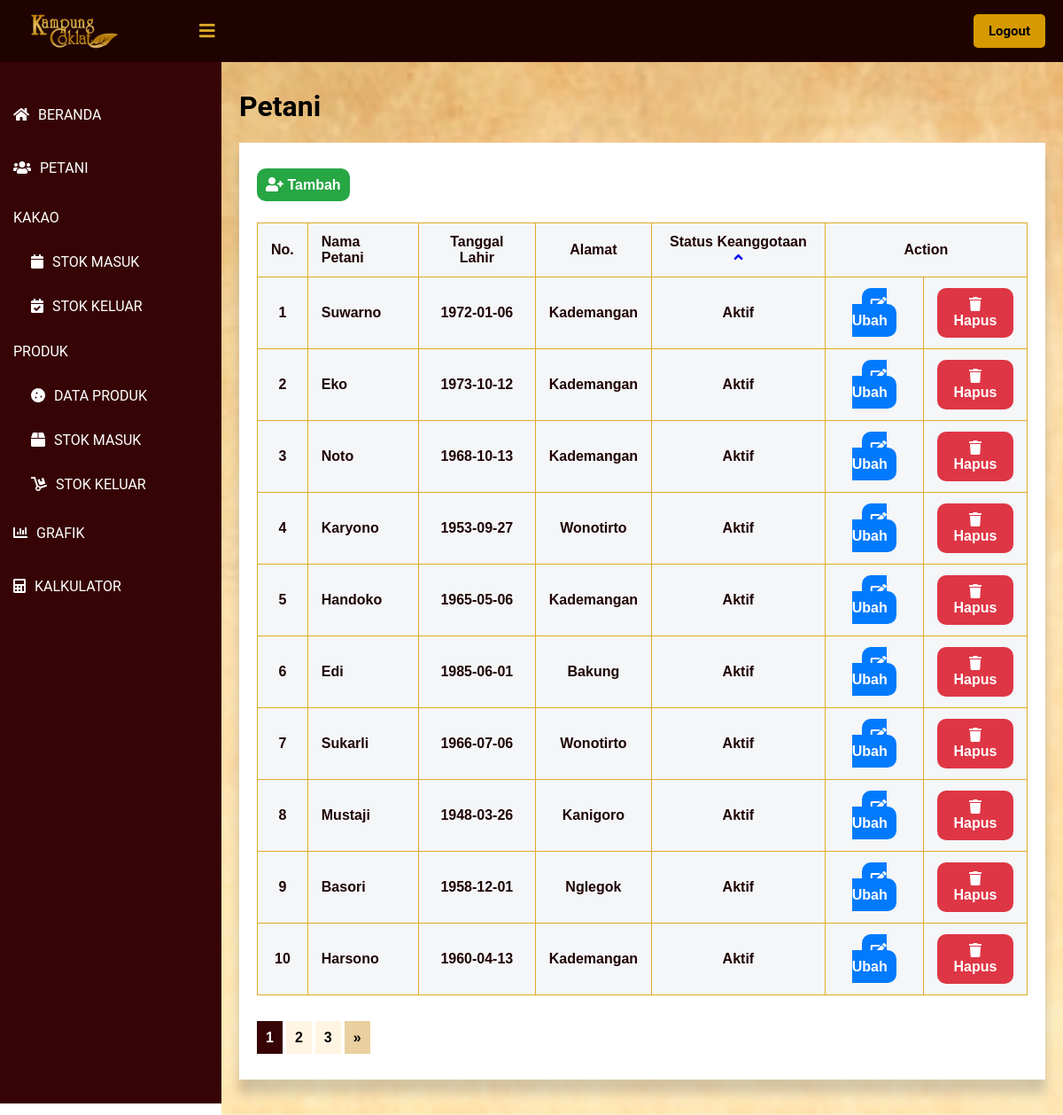
The page /public/lihat_petani/1 (signed in) on the database its author committed.
### tables this page shows
CREATE TABLE `petani` (
  `id_petani` int(11) NOT NULL,
  `nama_petani` varchar(60) NOT NULL,
  `tanggal_lahir` date NOT NULL,
  `alamat_kec` int(11) NOT NULL,
  `status_anggota` int(11) NOT NULL
);

CREATE TABLE `kategori` (
  `id` int(11) NOT NULL,
  `nama_kategori` varchar(60) NOT NULL,
  `grup` varchar(60) NOT NULL
);

### app/core/Controller.php (called while the page is built, shortened)
<?php
class Controller {
    public function view($view, $data = [])
    {
        require_once   '../app/views/'.$view.'.php';
    }
    public function model($model)
    {
        return new $model;
    }
}
?>

### app/controllers/Lihat_petani.php (called while the page is built, shortened)
<?php
class Lihat_petani extends Controller {
    public function index($page, $column = null, $orderBy = null)
    {
        $id_user = $_SESSION['id'];
        $user = $this->model('User_model')->getUserById($id_user);
        $data= $user;
        $data['petani'] = $this->model('Petani_model')->getList($page, $column, $orderBy);
        $this->view('lihat_petani/index', $data);
    }
}
?>

### app/core/App.php (called while the page is built, shortened)
<?php
class App {
    protected $method = 'index';
    protected $params = [];
    public function __construct()
    {
        $url = $this->parseURL();
        if ( file_exists('../app/controllers/' . $url[0] . '.php') ) {
            unset($url[0]);
        }
        $this->controller = new $this->controller;
        if ( !empty($url) ) {
            $this->params = array_values($url);
        }
        call_user_func_array([$this->controller, $this->method], $this->params);
    }
    public function parseURL()
    {
        if ( isset($_GET['url']) ) {
            $url = rtrim($_GET['url'], '/');
            $url = filter_var($url, FILTER_SANITIZE_URL);
            $url = explode("/", $url);
            return $url;
        }
    }
}

### public/index.php (called while the page is built, shortened)
<?php
$app = new App;

### app/core/Database.php (called while the page is built, shortened)
<?php
class Database {
    private $host = DB_HOST;
    private $db_name = DB_NAME;
    private $dbh;
    private $stmt;
    public function __construct()
    {
        $dsn = 'mysql:host=' . $this->host . ';dbname=' . $this->db_name;
        try {
            $this->dbh = new PDO($dsn, 'root', '');
        } catch(PDOException $e) {
            die($e->getMessage());
        }
    }
    public function query($query)
    {
        $this->stmt = $this->dbh->prepare($query);
    }
    public function bind($param, $value, $type=null)
    {
        if ( is_null($type) ) {
            switch( true ) {
                default :
                    $type = PDO::PARAM_STR;
            }
        }
        $this->stmt->bindValue($param, $value, $type);
    }
    public function execute()
    {
        $this->stmt->execute();
    }
    public function resultSet()
    {
        $this->execute();
        return $this->stmt->fetchAll(PDO::FETCH_ASSOC);
    }
    public function single()
    {
        $this->execute();
        return $this->stmt->fetch(PDO::FETCH_ASSOC);
    }
}

### app/models/User_model.php (called while the page is built, shortened)
<?php
class User_model {
    private $table = 'user';
    private $db;
    public function __construct()
    {
        $this->db = new Database;
    }
    public function getUserById($id)
    {
        $this->db->query('SELECT user.*, hak_akses.nama_kategori AS hak_akses FROM ' . $this->table . ' JOIN kategori AS hak_akses ON hak_akses.id = user.id_hak_akses WHERE id_user=:id');
        $this->db->bind('id', $id);
        return $this->db->single();
    }
}

### app/models/Petani_model.php (called while the page is built, shortened)
<?php
class Petani_model {
    private $table = 'petani';
    private $db;
    public function __construct()
    {
        $this->db = new Database;
    }
    public function getList($page = null, $column = null, $orderBy = null)
    {
        $data = [];
        $jumlahDataSetiapPage = 10;
        $query = "SELECT petani.*, alamat.nama_kategori AS alamat, status_anggota.nama_kategori AS status_anggota FROM `" . $this->table . "`  JOIN kategori AS alamat ON alamat.id = petani.alamat_kec JOIN kategori AS status_anggota ON status_anggota.id = petani.status_anggota";
        $this -> db -> query($query);
        $daftarData = $this -> db -> resultSet();
        $jumlahData = count($daftarData);
        $jumlahPage = ceil($jumlahData / $jumlahDataSetiapPage);
        $halamanSaatIni = ( isset($page) ) ? $page : 1;
        $dataPertama = ($jumlahDataSetiapPage * $halamanSaatIni) - $jumlahDataSetiapPage;
        if ($page != null) {
            $query = "SELECT petani.*, alamat.nama_kategori AS alamat, status_anggota.nama_kategori AS status_anggota FROM `" . $this->table . "`  JOIN kategori AS alamat ON alamat.id = petani.alamat_kec JOIN kategori AS status_anggota ON status_anggota.id = petani.status_anggota";
            $query .= " LIMIT $dataPertama, $jumlahDataSetiapPage";
            $this -> db -> query($query);
            $daftarData = $this -> db -> resultSet();
        }
        $data['list_data'] = $daftarData;
        $data['halaman_saat_ini'] = $halamanSaatIni;
        $data['jumlah_halaman'] = $jumlahPage;
        return $data;
    }
}

### app/views/lihat_petani/index.php (the view, shortened to what this page needs)
<!DOCTYPE html>
<html lang=”en”>
<head>
	<link href="<?= BASEURL ?>/css/melihat_petani.css" rel="stylesheet" type="text/css">
    <link rel="stylesheet" href="https://cdnjs.cloudflare.com/ajax/libs/font-awesome/5.12.1/css/all.min.css">
</head>
<body>
    <header>
        <label for="check">
            <i class="fas fa-bars" id="sidebar_btn"></i>
        </label>
        <div class="left_area">
            <img src="http://localhost/KampungCoklat/public/img/Logo-Daun.png">
        </div>
        <div class="right_area">
            <a href="<?= BASEURL ?>/logout" style="color: #000; margin-left: 10px;" class="logout_btn">Logout</a>
        </div>
    </header>
    <div class="sidebar">
        <a class="menu" href="<?= BASEURL ?>/beranda"><i class="fas fa-home"></i><span>BERANDA</span></a>
        <?php if ($data['hak_akses'] != 'admin_prod') { ?>
            <a class="menu" href="<?= BASEURL ?>/lihat_petani/1"><i class="fas fa-users"></i><span>PETANI</span></a>
        <?php } ?>
        <p class="menu2">KAKAO</p>
        <a class="sub_menu" href="<?= BASEURL ?>/lihat_stok/1"><i class="fas fa-calendar"></i><span>STOK MASUK</span></a>
        <a class="sub_menu" href="<?= BASEURL ?>/lihat_SKK/1"><i class="fas fa-calendar-check"></i><span>STOK KELUAR</span></a>
        <p class="menu2">PRODUK</p>
        <a class="sub_menu" href="<?= BASEURL ?>/lihat_produk/1"><i class="fas fa-cookie"></i><span>DATA PRODUK</span></a>
        <a class="sub_menu" href="<?= BASEURL ?>/lihat_SMP/1"><i class="fas fa-box"></i><span>STOK MASUK</span></a>
        <a class="sub_menu" href="<?= BASEURL ?>/lihat_SKP/1"><i class="fas fa-dolly"></i><span>STOK KELUAR</span></a>
        <a class="menu" href="<?= BASEURL ?>/grafik/2021"><i class="fas fa-chart-bar"></i><span>GRAFIK</span></a>
        <a class="menu" href="<?= BASEURL ?>/kalkulator"><i class="fas fa-calculator"></i><span>KALKULATOR</span></a>
    </div>
    <div class="content">
        <div class="card">
            <h1>Petani</h1>
        </div>
        <div class="card_table">
            <div>
                <div class="card_table1">
                    <br><br>
                    <?php if ($data['hak_akses'] == 'admin_bahan') { ?>
                        <a href="<?= BASEURL ?>/tambah_petani" class="tambah"><i class="fas fa-user-plus"></i><span> Tambah</span></a>
                    <?php } ?>
                </div>
                <?php
                $explodeUrl = explode('/', $_GET['url']);
                $urlContinue = !is_numeric(end($explodeUrl)) ? '/' . implode('/', array_slice($explodeUrl, -2, 2, true)) : '';
                $isDesc = !is_numeric(end($explodeUrl)) && end($explodeUrl) == 'desc' ? 1 : 0;
                ?>
                </div>
                <div class="card_table2">
                    <table class="tabelMahasiswa" width="60%">
                        <tr>
                            <th style="text-align: center;">No.</th>
                            <th>Nama Petani</th>
                            <th style="text-align: center;">Tanggal Lahir</th>
                            <th style="text-align: center;">Alamat</th>
                            <th style="text-align: center;">Status Keanggotaan <a href="<?= BASEURL ?>/lihat_petani/<?= $data['petani']['halaman_saat_ini']; ?>/status/<?= $isDesc ? 'asc' : 'desc' ?>"><i class="fas fa-angle-<?= $isDesc ? 'down' : 'up' ?>"></i></a></th>
                            <?php if ($data['hak_akses'] == 'admin_bahan') { ?>
                                <th colspan="2" style="text-align: center;">Action</th>
                            <?php } ?>
                        </tr>
                        <?php foreach ($data['petani']['list_data'] as $key => $value) { ?>
                        <tr>
                            <th style="text-align: center;"><?= ($key + 1) ?></th>
                            <th><?= $value['nama_petani'] ?></th>
                            <th style="text-align: center;"><?= $value['tanggal_lahir'] ?></th>
                            <th style="text-align: center;"><?= $value['alamat'] ?></th>
                            <th style="text-align: center;"><?= $value['status_anggota'] ?></th>
                            <?php if ($data['hak_akses'] == 'admin_bahan') { ?>
                                <th style = "text-align: center;">
                                    <a class = 'edit' href = '<?= BASEURL;?>/ubah_petani/<?= $value['id_petani']?>'><i class="fas fa-edit"></i> Ubah</a>
                                </th>
                                <th style = "text-align: center;">
                                    <form method="get" action="<?= BASEURL;?>/hapus_petani/hapus/<?= $value['id_petani']?>">
                                        <button style = "font-size: 16px; border: none;" type="submit" class="hapus" onclick="return confirm('Apakah anda yakin ingin menghapus data tersebut?');"><i class="fas fa-trash"></i> Hapus</button>
                                    </form>
                                </th>
                            <?php } ?>
                        </tr>
                        <?php } ?>
                    </table>
                    <br>
                    <br>
                    <?php for($p = 1; $p <= $data['petani']['jumlah_halaman']; $p++): ?>
                        <?php if($p == $data['petani']['halaman_saat_ini']): ?>
                            <a href= "<?= BASEURL ?>/lihat_petani/<?= $p . $urlContinue; ?>" class = 'page_aktif'><?= $p; ?></a>
                        <?php else: ?>
                            <a href= "<?= BASEURL ?>/lihat_petani/<?= $p . $urlContinue; ?>"  class = 'page'><?= $p; ?></a>
                        <?php endif; ?>
                    <?php endfor; ?>
                    <?php if($data['petani']['halaman_saat_ini'] < $data['petani']['jumlah_halaman']): ?>
                        <a href = "<?= BASEURL ?>/lihat_petani/<?= ($data['petani']['halaman_saat_ini'] + 1) . $urlContinue; ?>"  class = 'pageLebih'>&raquo;</a>
                    <?php endif; ?>
                    <br>
                    <br>
                    <br>
                </div>
            </div>
        </div>
</body>
</html>

### public/css/melihat_petani.css (style rules this page uses)
body { margin: 0; padding: 0; font-family: "Roboto", sans-serif; }
header { z-index: 1; position: fixed; background: #1f0303; padding: 20px; width: calc(100% - 0%); top: 0; height: 30px; }
.left_area img { width: 120px; margin-top: -15px; }
.logout_btn { padding-left: 17px; padding-right: 17px; padding-bottom: 10px; padding-top: 10px; background: #d69a00; text-decoration: none; float: right; margin-top: -60px; margin-right: 40px; border-radius: 5px; font-size: 15px; font-weight: 600; color: #360405; transition: 0.5s; transition-property: background; }
.sidebar { z-index: 1; top: 0; background: #360405; margin-top: 70px; padding-top: 30px; position: fixed; left: 0; width: 250px; height: calc(100% - 9%); transition: 0.5s; transition-property: left; overflow-y: auto; }
.menu { color: #fff; display: block; width: 100%; line-height: 60px; text-decoration: none; padding-left: 15px; box-sizing: border-box; transition: 0.5s; transition-property: background; }
.menu2 { color: #fff; display: block; width: 100%; text-decoration: none; padding-left: 15px; box-sizing: border-box; transition: 0.5s; transition-property: background; }
.sub_menu { color: #fff; display: block; width: 100%; line-height: 50px; text-decoration: none; padding-left: 35px; box-sizing: border-box; transition: 0.5s; transition-property: background; }
.sidebar i { padding-right: 10px; }
label #sidebar_btn { z-index: 1; color: #e0ac26; position: fixed; cursor: pointer; left: 225px; font-size: 20px; margin: 5px 0; transition: 0.5s; transition-property: color; }
.content { background: url('http://localhost/KampungCoklat/public/img/bg.jpg'); background-position: center; background-size: cover; height: auto; transition: 0.5s; width: (100% - 250px); margin-top: 60px; padding: 20px; margin-left: 250px; }
.content .card_table { box-shadow: 0 19px 38px rgba(255, 255, 255, 0.3), 0 15px 12px rgba(0,0,0,0.22); background-color: #fff; }
.tabelMahasiswa { margin-top: 10px; font-family: Arial; border-collapse: collapse; width: 100%; }
.content .card_table1 { margin: 20px; height: 50px; }
.content .card_table2 { margin-top: 40px; margin-left: 20px; margin-bottom: 20px; margin-right: 20px; }
.tambah { cursor: crosshair; text-decoration: none; background-color: #27a644; padding: 10px 10px; text-align: center; border-radius: 10px; font-family: Arial; font-weight: bold; color: white; }
.edit { text-decoration: none; background-color: #017afe; padding: 10px 10px; text-align: center; border-radius: 10px; font-family: Arial; font-weight: bold; color: white; cursor: pointer; }
.pageLebih { text-decoration: none; background-color: #e9d09e; padding: 10px 10px; text-align: center; font-family: Arial; font-weight: bold; color: black; }
.page { text-decoration: none; background-color: #fff5e2; padding: 10px 10px; text-align: center; font-family: Arial; font-weight: bold; color: black; }
.page_aktif { text-decoration: none; background-color: #360405; padding: 10px 10px; text-align: center; font-family: Arial; font-weight: bold; color: white; font-weight: bold; }
.hapus { text-decoration: none; background-color: #de3645; padding: 10px 10px; text-align: center; border-radius: 10px; font-family: Arial; font-weight: bold; color: white; cursor: pointer; }
td, th { border: 1px solid #e0ac26; padding: 15px; }
tr:nth-child(even) { background-color: #747677; }
th { padding-top: 12px; padding-bottom: 12px; text-align: left; background-color: #f4f6f8; color: #1f0303; }

### rows shown on the page
petani: nama_petani "Suwarno", tanggal_lahir "1972-01-06", alamat_kec.nama_kategori "Kademangan", status_anggota.nama_kategori "Aktif"
petani: nama_petani "Eko", tanggal_lahir "1973-10-12", alamat_kec.nama_kategori "Kademangan", status_anggota.nama_kategori "Aktif"
petani: nama_petani "Noto", tanggal_lahir "1968-10-13", alamat_kec.nama_kategori "Kademangan", status_anggota.nama_kategori "Aktif"
petani: nama_petani "Karyono", tanggal_lahir "1953-09-27", alamat_kec.nama_kategori "Wonotirto", status_anggota.nama_kategori "Aktif"
petani: nama_petani "Handoko", tanggal_lahir "1965-05-06", alamat_kec.nama_kategori "Kademangan", status_anggota.nama_kategori "Aktif"
petani: nama_petani "Edi", tanggal_lahir "1985-06-01", alamat_kec.nama_kategori "Bakung", status_anggota.nama_kategori "Aktif"
petani: nama_petani "Sukarli", tanggal_lahir "1966-07-06", alamat_kec.nama_kategori "Wonotirto", status_anggota.nama_kategori "Aktif"
petani: nama_petani "Mustaji", tanggal_lahir "1948-03-26", alamat_kec.nama_kategori "Kanigoro", status_anggota.nama_kategori "Aktif"
petani: nama_petani "Basori", tanggal_lahir "1958-12-01", alamat_kec.nama_kategori "Nglegok", status_anggota.nama_kategori "Aktif"
petani: nama_petani "Harsono", tanggal_lahir "1960-04-13", alamat_kec.nama_kategori "Kademangan", status_anggota.nama_kategori "Aktif"
